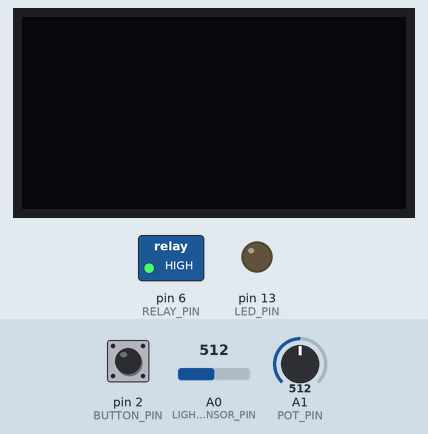
Recording of a program running on a simulated Arduino Uno, built with avr-gcc and run on an emulated ATmega328P. Parts: 128×64 one-colour display, switched loads named in the program (green lamp = pin HIGH), output pins drawn as LEDs (lit = HIGH). The test bench sets the inputs (shaded band); at power-on: pin 2 (BUTTON_PIN) HIGH, A0 (LIGHT_SENSOR_PIN) = 512, A1 (POT_PIN) = 512. Sleep ends after the set time or at an interrupt.

Above: at 2.2 s.
2.3 s: pin 2 (BUTTON_PIN) pulled LOW for 3 s
At 5.7 s:
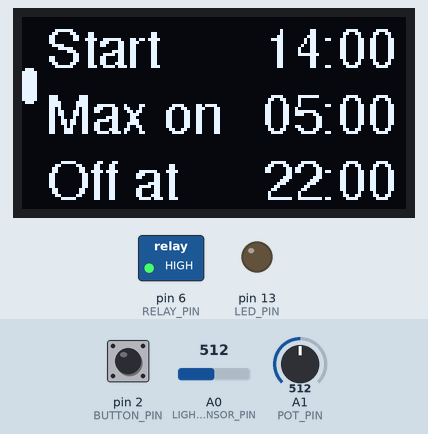
10.4 s: pin 2 (BUTTON_PIN) pulled LOW for 3 s
At 11.3 s:
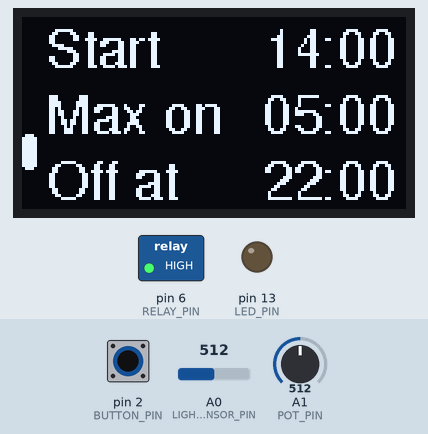
Timing chart, 0 to 43.5 s (numbered marks = the images above; inputs shaded):
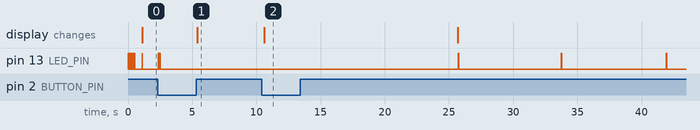

Measured:
- after the input at 2.3 s, the display: changes after 3.1 s (image 1)
- after the input at 10.4 s, the display: changes after 0.23 s (image 2)

The program:

main.cpp
```cpp
#include <Arduino.h>
#include <avr/wdt.h>
#include "config.h"
#include "sleep_watchdog.h"
#include "light_sensor.h"
#include "relay_state.h"
#include "settings_ui.h"
#include "rtc.h"
#include "status_led.h"

void setup() {
  MCUSR = 0;
  wdt_disable();

  setupStatusLed();

  pinMode(RELAY_PIN, OUTPUT);
  pinMode(BUTTON_PIN, INPUT_PULLUP);
  digitalWrite(RELAY_PIN, RELAY_OFF);

  setupSettingsUI();
  setupRTC();
  setupWatchdog();
}

void loop() {
  handleSettingsButton();

  updateLightSensor();
  updateRelayStateMachine();

  updateRTCFault();
  showStatusLed(); // heartbeat or fault code, always ends with the LED off

  enterDeepSleep();
}


// I2C scanner - temporary replacement for src/main.cpp.
// Lists every device that answers on the I2C bus.
// Open the Serial Monitor at 9600 baud.
// #include <Arduino.h>
// #include <Wire.h>

// void setup() {
//   Serial.begin(9600);
//   Wire.begin();
//   delay(500);
//   Serial.println(F("Scanning I2C bus..."));
// }

// void loop() {
//   int found = 0;

//   for (uint8_t addr = 1; addr < 127; addr++) {
//     Wire.beginTransmission(addr);
//     if (Wire.endTransmission() == 0) {
//       Serial.print(F("Found device at 0x"));
//       if (addr < 16) Serial.print('0');
//       Serial.println(addr, HEX);
//       found++;
//     }
//   }

//   if (found == 0) {
//     Serial.println(F("No devices found - check SDA/SCL/power wiring"));
//   } else {
//     Serial.print(found);
//     Serial.println(F(" device(s) found"));
//   }

//   Serial.println();
//   delay(3000);
// }


// OLED triage test - temporary replacement for src/main.cpp.
// Runs the display at 100 kHz (the library default is 400 kHz) and tries
// both VCC init modes. Open the Serial Monitor at 9600 baud and WATCH
// THE SCREEN while each stage runs.
// #include <Arduino.h>
// #include <Wire.h>
// #include <Adafruit_GFX.h>
// #include <Adafruit_SSD1306.h>

// const uint8_t OLED_ADDR = 0x3C;

// // Last two arguments: bus clock during and after transfers (100 kHz)
// Adafruit_SSD1306 display(128, 64, &Wire, -1, 100000UL, 100000UL);

// static void drawTest(const __FlashStringHelper* label) {
//   // 1) Every pixel on: if the panel works at all, you'll see a white screen
//   display.clearDisplay();
//   display.fillRect(0, 0, 128, 64, SSD1306_WHITE);
//   display.display();
//   delay(2000);

//   // 2) Border + text: shows the true screen edges and any shift/garbling
//   display.clearDisplay();
//   display.drawRect(0, 0, 128, 64, SSD1306_WHITE);
//   display.setTextSize(2);
//   display.setTextColor(SSD1306_WHITE);
//   display.setCursor(8, 8);
//   display.println(label);
//   display.display();
//   delay(4000);
// }

// void setup() {
//   Serial.begin(9600);
//   Wire.begin();

//   Wire.beginTransmission(OLED_ADDR);
//   Serial.print(F("Probe 0x3C: "));
//   Serial.println(Wire.endTransmission() == 0 ? F("ACK") : F("no answer"));

//   Serial.println(F("Stage A: SWITCHCAPVCC (right for almost all modules)"));
//   if (!display.begin(SSD1306_SWITCHCAPVCC, OLED_ADDR)) {
//     Serial.println(F("begin() failed (no ACK or out of RAM)"));
//     while (true) { delay(1000); }
//   }
//   drawTest(F("Stage A"));

//   Serial.println(F("Stage B: EXTERNALVCC"));
//   display.begin(SSD1306_EXTERNALVCC, OLED_ADDR);
//   drawTest(F("Stage B"));

//   Serial.println(F("Done."));
// }

// void loop() {
// }
```

light_sensor.cpp
```cpp
#include <Arduino.h>
#include "light_sensor.h"
#include "config.h"

bool isDark = false;

static int darkStreak = 0;
static int lightStreak = 0;

void updateLightSensor() {
  int lightLevel = analogRead(LIGHT_SENSOR_PIN);

  if (lightLevel <= DARK_THRESHOLD) {
    darkStreak++;
    lightStreak = 0;
  } else if (lightLevel >= LIGHT_THRESHOLD) {
    lightStreak++;
    darkStreak = 0;
  } else {
    darkStreak = 0;
    lightStreak = 0;
  }

  if (darkStreak >= DEBOUNCE_CYCLES) {
    isDark = true;
  } else if (lightStreak >= DEBOUNCE_CYCLES) {
    isDark = false;
  }
}
```

light_sensor.h
```cpp
#pragma once

// Debounced dark/light status. True once DEBOUNCE_CYCLES consecutive
// readings have confirmed darkness; false once DEBOUNCE_CYCLES
// consecutive readings have confirmed light.
extern bool isDark;

void updateLightSensor();
```

relay_state.cpp
```cpp
#include <Arduino.h>
#include "relay_state.h"
#include "light_sensor.h"
#include "rtc.h"
#include "settings_ui.h"
#include "config.h"
#include "status_led.h"

RelayState currentState = IDLE;

static unsigned long cycleCounter = 0;
static unsigned long activeOnDurationCycles = 0;

void updateRelayStateMachine() {
  // A confirmed "light" reading proves the sensor can still see changes.
  if (!isDark) {
    setFault(FAULT_SENSOR, false);
  }

  switch (currentState) {

    case IDLE:
      // isDark is checked first so the RTC is only read when it matters.
      // If it's dark before the start time, we simply keep waiting here
      // and switch on the moment the window opens.
      if (isDark && isWithinAllowedWindow()) {
        currentState = RUNNING;
        cycleCounter = 0;
        // Capture the current duration setting now - turning the knob
        // mid-cycle won't retroactively change an already-running timer.
        activeOnDurationCycles = (durationMinutes * 60UL) / 8UL;
        digitalWrite(RELAY_PIN, RELAY_ON);
      }
      break;

    case RUNNING:
      cycleCounter++;
      if (cycleCounter >= activeOnDurationCycles || !isWithinAllowedWindow()) {
        digitalWrite(RELAY_PIN, RELAY_OFF);
        currentState = COOLDOWN;
        cycleCounter = 0;
      }
      break;

    case COOLDOWN:
      cycleCounter++;
      if (!isDark) {
        currentState = IDLE;
        cycleCounter = 0;
      } else if (cycleCounter >= MAX_COOLDOWN_CYCLES) {
        // Safety fallback fired: it stayed "dark" for the whole
        // cooldown period without ever seeing light. Sensor is
        // probably stuck, covered, or disconnected.
        setFault(FAULT_SENSOR, true);
        currentState = IDLE;
        cycleCounter = 0;
      }
      break;
  }
}
```

relay_state.h
```cpp
#pragma once

enum RelayState { IDLE, RUNNING, COOLDOWN };
extern RelayState currentState;

void updateRelayStateMachine();
```

rtc.cpp
```cpp
#include <Arduino.h>
#include <Wire.h>
#include <RTClib.h>
#include "rtc.h"
#include "settings_ui.h"
#include "status_led.h"

static RTC_DS3231 rtc;
static const uint8_t RTC_ADDR = 0x68;
static bool rtcTimeUntrusted = false;

static bool rtcResponding() {
  Wire.beginTransmission(RTC_ADDR);
  return Wire.endTransmission() == 0;
}

void setupRTC() {
  Wire.begin();

  if (!rtc.begin()) {
    setFault(FAULT_RTC, true);
    return;
  }

  if (rtc.lostPower()) {
    // Battery died or very first boot: time is just the compile time,
    // so flag it until the next clean boot.
    rtcTimeUntrusted = true;
    rtc.adjust(DateTime(F(__DATE__), F(__TIME__)));
  }

  setFault(FAULT_RTC, rtcTimeUntrusted);
}

void updateRTCFault() {
  setFault(FAULT_RTC, rtcTimeUntrusted || !rtcResponding());
}

bool isWithinAllowedWindow() {
  // A dead RTC would return all-zero times (00:00) and the relay would
  // then never switch on. Fail open instead; FAULT_RTC tells you.
  if (!rtcResponding()) return true;

  DateTime now = rtc.now();
  int nowMin   = now.hour() * 60 + now.minute();
  int startMin = startHour * 60 + startMinute;
  int offMin   = offHour * 60 + offMinute;

  if (startMin == offMin) return true;
  if (startMin < offMin)  return nowMin >= startMin && nowMin < offMin;
  return nowMin >= startMin || nowMin < offMin;
}
```

rtc.h
```cpp
#pragma once

void setupRTC();

// Call once per loop(). Raises/clears FAULT_RTC depending on whether
// the RTC still answers on the I2C bus.
void updateRTCFault();

// Returns true while the RTC's current time is inside the daily window
// from the start time up to (not including) the off time.
//  - start < off: normal same-day window, e.g. 18:00 -> 23:00
//  - start > off: overnight window, e.g. 18:00 -> 02:00
//  - start == off: no restriction (always true)
// If the RTC is not responding, the window is treated as open
// (fail-open) so the light sensor alone still controls the relay.
// Start/off times come from settings_ui.h.
bool isWithinAllowedWindow();
```

sleep_watchdog.cpp
```cpp
#include <Arduino.h>
#include <avr/sleep.h>
#include <avr/wdt.h>
#include "sleep_watchdog.h"

ISR(WDT_vect) {
  // Used as physical wakeup alarm clock.
}

void setupWatchdog() {
  MCUSR &= ~(1 << WDRF);               // Clear reset flag
  WDTCSR |= (1 << WDCE) | (1 << WDE);  // Enable watchdog configuration mode
  WDTCSR = (1 << WDP3) | (1 << WDP0);  // Set timeout window to 8.0 seconds
  WDTCSR |= (1 << WDIE) | (1 << WDE);  // Interrupt AND reset both armed
}

void enterDeepSleep() {
  ADCSRA &= ~(1 << ADEN); // ADC off
  set_sleep_mode(SLEEP_MODE_PWR_DOWN);
  sleep_enable();

  sleep_cpu();

  sleep_disable();
  ADCSRA |= (1 << ADEN); // ADC back on


  wdt_reset();
  WDTCSR |= (1 << WDCE) | (1 << WDE);
  WDTCSR = (1 << WDP3) | (1 << WDP0);
  WDTCSR |= (1 << WDIE) | (1 << WDE);
}
```

sleep_watchdog.h
```cpp
#pragma once

void setupWatchdog();

void enterDeepSleep();
```

status_led.cpp
```cpp
#include <Arduino.h>
#include "status_led.h"
#include "config.h"

static uint8_t faultMask = 0; // bit N set = fault code N active

static void blinkTimes(uint8_t count, unsigned int onMs, unsigned int offMs) {
  for (uint8_t i = 0; i < count; i++) {
    digitalWrite(LED_PIN, HIGH);
    delay(onMs);
    digitalWrite(LED_PIN, LOW);
    if (i + 1 < count) delay(offMs);
  }
}

void setupStatusLed() {
  pinMode(LED_PIN, OUTPUT);
  digitalWrite(LED_PIN, LOW);
  blinkTimes(5, 60, 60); // rapid flashes = the board just (re)started
  delay(500);
}

void setFault(FaultCode code, bool active) {
  if (active) {
    faultMask |= (1 << code);
  } else {
    faultMask &= ~(1 << code);
  }
}

void showStatusLed() {
  // Ascending code order = priority order (RTC first)
  for (uint8_t code = FAULT_RTC; code <= FAULT_DISPLAY; code++) {
    if (faultMask & (1 << code)) {
      blinkTimes(code, STATUS_BLINK_ON_MS, STATUS_BLINK_OFF_MS);
      return;
    }
  }

  if (STATUS_HEARTBEAT) {
    blinkTimes(1, STATUS_HEARTBEAT_MS, 0);
  }
}

void flashPressAck() {
  blinkTimes(2, 50, 50);
}
```

status_led.h
```cpp
#pragma once
#include <Arduino.h>

// Fault codes. The value is also the number of blinks shown on the LED.
// Lower number = higher priority (only the highest-priority active
// fault is shown each cycle).
enum FaultCode : uint8_t {
  FAULT_RTC     = 2,  // clock not responding, or its time was reset
  FAULT_SENSOR  = 3,  // never saw light for the whole cooldown period
  FAULT_DISPLAY = 4   // OLED not responding on the I2C bus
};

// Call once from setup(), right after wdt_disable().
// Flashes the LED rapidly 5 times so you can see every (re)start.
void setupStatusLed();

// Mark a fault active/cleared from anywhere in the code.
void setFault(FaultCode code, bool active);

// Call once per loop() iteration, just before going to sleep.
// Faults: blinks the fault's code. No faults: one very short heartbeat
// blink (if STATUS_HEARTBEAT is enabled in config.h).
void showStatusLed();


void flashPressAck();
```

config.h
```cpp
#pragma once

// ============================================================
// Pin definitions
// ============================================================
const int RELAY_PIN        = 6;
const int LIGHT_SENSOR_PIN = A0;
const int LED_PIN          = LED_BUILTIN;

const int POT_PIN    = A1;
const int BUTTON_PIN = 2;

// ============================================================
// OLED display (4-pin I2C module - shares SDA=A4 / SCL=A5 with the RTC)
// ============================================================
const int SCREEN_WIDTH  = 128;
const int SCREEN_HEIGHT = 64;
const int OLED_RESET    = -1;    // no reset pin on 4-pin modules
const uint8_t OLED_ADDR = 0x3C;

const uint32_t OLED_I2C_CLOCK = 100000UL;


// ============================================================
// Light sensor settings
// ============================================================
const int DARK_THRESHOLD   = 150;
const int LIGHT_THRESHOLD  = 500;
const int DEBOUNCE_CYCLES  = 8;

// ============================================================
// Relay timing
// ============================================================
// Each watchdog cycle is ~8 seconds.
const unsigned long MAX_COOLDOWN_CYCLES = (12UL * 60UL * 60UL) / 8UL; // safetly fallback // 12h

// ============================================================
// Adjustable duration / off-time ranges (via settings UI)
// ============================================================
const unsigned int DURATION_MIN  = 30;
const unsigned int DURATION_MAX  = 360;
const unsigned int DURATION_STEP = 15;


// ============================================================
// Default settings (used at every power-up/reset; the settings UI
// can change them while running, but they are not saved)
// ============================================================
// Earliest time the light sensor is allowed to switch the relay on.
// 00:00 would mean "no restriction", so pick the earliest time you'd
// ever want the light on.
const int DEFAULT_START_HOUR    = 14;
const int DEFAULT_START_MINUTE  = 0;
const unsigned int DEFAULT_DURATION_MINUTES = 300; // max on time
const int DEFAULT_OFF_HOUR      = 22;              // relay always off from here
const int DEFAULT_OFF_MINUTE    = 0;

// ============================================================
// Status LED (onboard LED)
// ============================================================
const bool STATUS_HEARTBEAT = true;       // one very short blink per wake cycle when all is well
const bool SIGNAL_DISPLAY_FAULT = true;   // include "display not responding" in the fault codes
const unsigned int STATUS_HEARTBEAT_MS = 20;
const unsigned int STATUS_BLINK_ON_MS  = 200;
const unsigned int STATUS_BLINK_OFF_MS = 200;

// ============================================================
// Relay logic level
// ============================================================
const int RELAY_ON  = LOW;
const int RELAY_OFF = HIGH;

// ============================================================
// Settings UI behavior
// ============================================================
const unsigned long UI_TIMEOUT_MS = 15000;
const unsigned long DEBOUNCE_MS   = 250;
```

settings_ui.h
```cpp
#pragma once

// ---- Live settings, adjustable via button + potentiometer ----
extern int startHour;                // earliest time the sensor may switch the relay on
extern int startMinute;              // default 00:00 = no early restriction
extern unsigned int durationMinutes;
extern int offHour;
extern int offMinute;


void setupSettingsUI();

// Call once per loop() iteration, BEFORE updateLightSensor()/
// updateRelayStateMachine(). If a button press woke the chip, this
// blocks (runs its own fast loop, no deep sleep) until the user is
// done adjusting settings, then returns normally.
void handleSettingsButton();
```

Source omitted: settings_ui.cpp (7519 bytes)
